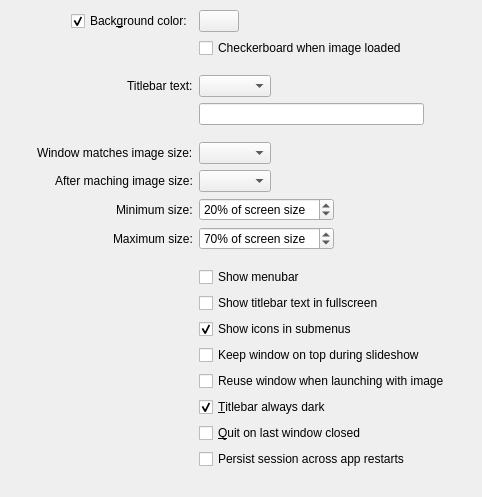
        <widget class="QWidget" name="window">
         <property name="geometry">
          <rect>
           <x>0</x>
           <y>0</y>
           <width>482</width>
           <height>497</height>
          </rect>
         </property>
         <property name="sizePolicy">
          <sizepolicy hsizetype="Preferred" vsizetype="Fixed">
           <horstretch>0</horstretch>
           <verstretch>0</verstretch>
          </sizepolicy>
         </property>
         <layout class="QFormLayout" name="windowLayout">
          <property name="fieldGrowthPolicy">
           <enum>QFormLayout::FieldGrowthPolicy::FieldsStayAtSizeHint</enum>
          </property>
          <property name="labelAlignment">
           <set>Qt::AlignmentFlag::AlignRight|Qt::AlignmentFlag::AlignTrailing|Qt::AlignmentFlag::AlignVCenter</set>
          </property>
          <property name="formAlignment">
           <set>Qt::AlignmentFlag::AlignHCenter|Qt::AlignmentFlag::AlignTop</set>
          </property>
          <property name="leftMargin">
           <number>10</number>
          </property>
          <property name="topMargin">
           <number>10</number>
          </property>
          <property name="rightMargin">
           <number>10</number>
          </property>
          <property name="bottomMargin">
           <number>10</number>
          </property>
          <item row="0" column="0">
           <widget class="QCheckBox" name="bgColorCheckbox">
            <property name="sizePolicy">
             <sizepolicy hsizetype="Minimum" vsizetype="Minimum">
              <horstretch>0</horstretch>
              <verstretch>0</verstretch>
             </sizepolicy>
            </property>
            <property name="text">
             <string>Back&amp;ground color:</string>
            </property>
            <property name="checked">
             <bool>true</bool>
            </property>
           </widget>
          </item>
          <item row="0" column="1">
           <widget class="QPushButton" name="bgColorButton">
            <property name="focusPolicy">
             <enum>Qt::FocusPolicy::NoFocus</enum>
            </property>
           </widget>
          </item>
          <item row="1" column="1">
           <widget class="QCheckBox" name="checkerboardBackgroundCheckbox">
            <property name="text">
             <string>Checkerboard when image loaded</string>
            </property>
           </widget>
          </item>
          <item row="2" column="1">
           <spacer name="horizontalSpacer_12">
            <property name="orientation">
             <enum>Qt::Orientation::Horizontal</enum>
            </property>
            <property name="sizeHint" stdset="0">
             <size>
              <width>40</width>
              <height>5</height>
             </size>
            </property>
           </spacer>
          </item>
          <item row="3" column="0">
           <widget class="QLabel" name="label">
            <property name="toolTip">
             <string>Changes the amount of information displayed in the titlebar</string>
            </property>
            <property name="text">
             <string>Titlebar text:</string>
            </property>
           </widget>
          </item>
          <item row="3" column="1">
           <widget class="QComboBox" name="titlebarComboBox"/>
          </item>
          <item row="4" column="1">
           <widget class="QLineEdit" name="customTitlebarLineEdit">
            <property name="sizePolicy">
             <sizepolicy hsizetype="Minimum" vsizetype="Fixed">
              <horstretch>0</horstretch>
              <verstretch>0</verstretch>
             </sizepolicy>
            </property>
            <property name="minimumSize">
             <size>
              <width>225</width>
              <height>0</height>
             </size>
            </property>
            <property name="toolTip">
             <string>%n - Filename
%i - Image Index in Folder
%c - Image Count in Folder
%s - File Size
%w - Image Width
%h - Image Height
%z - Zoom Level</string>
            </property>
           </widget>
          </item>
          <item row="5" column="1">
           <spacer name="horizontalSpacer_4">
            <property name="orientation">
             <enum>Qt::Orientation::Horizontal</enum>
            </property>
            <property name="sizeHint" stdset="0">
             <size>
              <width>40</width>
              <height>5</height>
             </size>
            </property>
           </spacer>
          </item>
          <item row="6" column="0">
           <widget class="QLabel" name="label_6">
            <property name="toolTip">
             <string>Control when the window should resize to fit the image's actual size</string>
            </property>
            <property name="text">
             <string>Window matches image size:</string>
            </property>
           </widget>
          </item>
          <item row="6" column="1">
           <widget class="QComboBox" name="windowResizeComboBox">
            <property name="toolTip">
             <string>Control when the window should resize to fit the image's actual size</string>
            </property>
           </widget>
          </item>
          <item row="7" column="0">
           <widget class="QLabel" name="afterMatchingSizeLabel">
            <property name="text">
             <string>After maching image size:</string>
            </property>
           </widget>
          </item>
          <item row="7" column="1">
           <widget class="QComboBox" name="afterMatchingSizeComboBox"/>
          </item>
          <item row="8" column="0">
           <widget class="QLabel" name="minWindowResizeLabel">
            <property name="text">
             <string>Minimum size:</string>
            </property>
           </widget>
          </item>
          <item row="8" column="1">
           <widget class="QSpinBox" name="minWindowResizeSpinBox">
            <property name="toolTip">
             <string>Control the minimum size that the window should reach when matching the image's actual size</string>
            </property>
            <property name="suffix">
             <string>% of screen size</string>
            </property>
            <property name="minimum">
             <number>0</number>
            </property>
            <property name="maximum">
             <number>100</number>
            </property>
            <property name="singleStep">
             <number>5</number>
            </property>
            <property name="value">
             <number>20</number>
            </property>
           </widget>
          </item>
          <item row="9" column="0">
           <widget class="QLabel" name="maxWindowResizeLabel">
            <property name="toolTip">
             <string>Control the maximum size that the window should reach when matching the image's actual size</string>
            </property>
            <property name="text">
             <string>Maximum size:</string>
            </property>
           </widget>
          </item>
          <item row="9" column="1">
           <widget class="QSpinBox" name="maxWindowResizeSpinBox">
            <property name="toolTip">
             <string>Control the maximum size that the window should reach when matching the image's actual size</string>
            </property>
            <property name="suffix">
             <string>% of screen size</string>
            </property>
            <property name="minimum">
             <number>0</number>
            </property>
            <property name="maximum">
             <number>100</number>
            </property>
            <property name="singleStep">
             <number>5</number>
            </property>
            <property name="value">
             <number>70</number>
            </property>
           </widget>
          </item>
          <item row="10" column="1">
           <spacer name="horizontalSpacer_3">
            <property name="orientation">
             <enum>Qt::Orientation::Horizontal</enum>
            </property>
            <property name="sizeHint" stdset="0">
             <size>
              <width>40</width>
              <height>5</height>
             </size>
            </property>
           </spacer>
          </item>
          <item row="11" column="1">
           <widget class="QCheckBox" name="menubarCheckbox">
            <property name="text">
             <string>Show menubar</string>
            </property>
           </widget>
          </item>
          <item row="12" column="1">
           <widget class="QCheckBox" name="detailsInFullscreen">
            <property name="toolTip">
             <string>Choose whether or not to display the titlebar text while in fullscreen</string>
            </property>
            <property name="text">
             <string>Show titlebar text in fullscreen</string>
            </property>
           </widget>
          </item>
          <item row="13" column="1">
           <widget class="QCheckBox" name="submenuIconsCheckbox">
            <property name="toolTip">
             <string>Show icons in &quot;Open Recent&quot; and &quot;Open With&quot; submenus</string>
            </property>
            <property name="text">
             <string>Show icons in submenus</string>
            </property>
            <property name="checked">
             <bool>true</bool>
            </property>
           </widget>
          </item>
          <item row="14" column="1">
           <widget class="QCheckBox" name="slideshowKeepsWindowOnTopCheckbox">
            <property name="text">
             <string>Keep window on top during slideshow</string>
            </property>
           </widget>
          </item>
          <item row="15" column="1">
           <widget class="QCheckBox" name="reuseWindowCheckbox">
            <property name="text">
             <string>Reuse window when launching with image</string>
            </property>
           </widget>
          </item>
          <item row="16" column="1">
           <widget class="QCheckBox" name="darkTitlebarCheckbox">
            <property name="toolTip">
             <string>Choose whether or not the titlebar should always be dark regardless of your chosen macOS appearance</string>
            </property>
            <property name="text">
             <string>&amp;Titlebar always dark</string>
            </property>
            <property name="checked">
             <bool>true</bool>
            </property>
           </widget>
          </item>
          <item row="17" column="1">
           <widget class="QCheckBox" name="quitOnLastWindowCheckbox">
            <property name="text">
             <string>&amp;Quit on last window closed</string>
            </property>
           </widget>
          </item>
          <item row="18" column="1">
           <widget class="QCheckBox" name="persistSessionCheckbox">
            <property name="text">
             <string>Persist session across app restarts</string>
            </property>
           </widget>
          </item>
         </layout>
        </widget>
